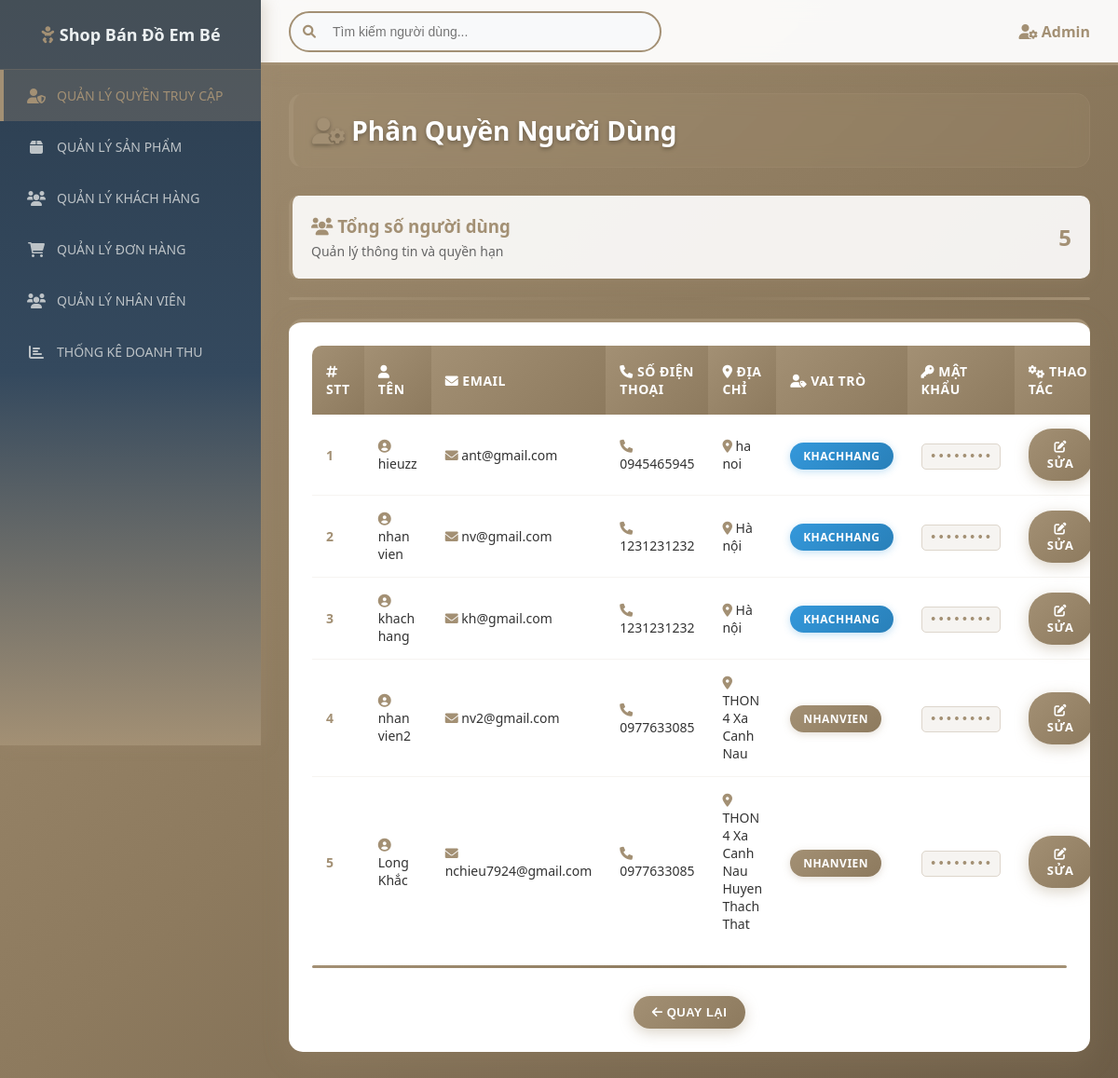
The page /Frontend_web/phanquyen.php on the database as committed earlier.
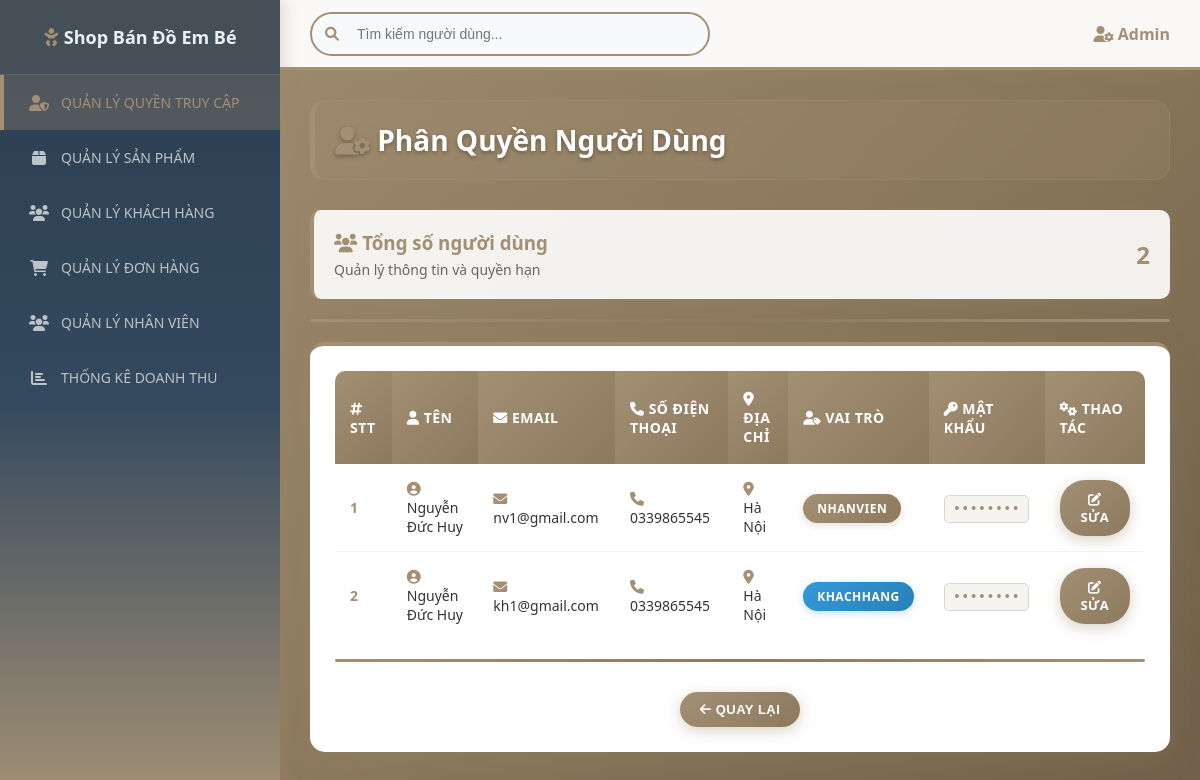
The same page on the database as committed later.
### tables this page shows
CREATE TABLE `users` (
  `id` int(11) NOT NULL,
  `name` varchar(100) NOT NULL,
  `phone` varchar(10) NOT NULL,
  `email` varchar(100) NOT NULL,
  `address` varchar(255) NOT NULL,
  `password` varchar(255) NOT NULL,
  `role` enum('admin','khachhang','nhanvien') NOT NULL DEFAULT 'khachhang',
  `created_at` timestamp NOT NULL DEFAULT current_timestamp()
);

### Frontend_web/phanquyen.php (the view, shortened to what the changed rows need)
<?php
$conn = new mysqli('127.0.0.1', 'root', '', 'newborn_shop1');
$sql = "SELECT * FROM users WHERE role IN ('nhanvien', 'khachhang')";
$result = $conn->query($sql);
?>
<!DOCTYPE html>
<html lang="vi">
<head>
    <link href="https://cdnjs.cloudflare.com/ajax/libs/font-awesome/6.0.0/css/all.min.css" rel="stylesheet">
</head>
<body>
    <div id="menu" class="sidebar">
        <h2><i class="fas fa-baby icon-primary"></i> Shop Bán Đồ Em Bé</h2>
    </div>
    <div class="content">
        <h2 class="page-title">
            <i class="fas fa-user-cog icon-primary"></i> Phân Quyền Người Dùng
        </h2>
        <div class="stats-card">
            <div style="display: flex; align-items: center; justify-content: space-between;">
                <div>
                    <h3 style="color: #a39074; margin-bottom: 5px;">
                    </h3>
                    <p style="color: #666; font-size: 14px;">Quản lý thông tin và quyền hạn</p>
                </div>
                <div style="font-size: 24px; font-weight: bold; color: #a39074;">
                    <?php echo $result->num_rows; ?>
                </div>
            </div>
        </div>
        <div class="table-container hover-card">
            <table>
                <thead>
                    <tr>
                        <th><i class="fas fa-hashtag"></i> STT</th>
                        <th><i class="fas fa-user"></i> Tên</th>
                        <th><i class="fas fa-envelope"></i> Email</th>
                        <th><i class="fas fa-phone"></i> Số điện thoại</th>
                        <th><i class="fas fa-map-marker-alt"></i> Địa chỉ</th>
                        <th><i class="fas fa-user-tag"></i> Vai trò</th>
                        <th><i class="fas fa-key"></i> Mật khẩu</th>
                        <th><i class="fas fa-cogs"></i> Thao tác</th>
                    </tr>
                </thead>
                <tbody>
                    <?php
                    if ($result->num_rows > 0) {
                        $stt = 1;
                        while ($row = $result->fetch_assoc()) {
                            $roleClass = $row['role'] == 'nhanvien' ? 'status-nhanvien' : 'status-khachhang';
                            echo "<tr>";
                            echo "<td><strong style='color: #a39074;'>" . $stt++ . "</strong></td>";
                            echo "<td><i class='fas fa-user-circle icon-primary'></i> " . htmlspecialchars($row['name']) . "</td>";
                            echo "<td><i class='fas fa-envelope icon-primary'></i> " . htmlspecialchars($row['email']) . "</td>";
                            echo "<td><i class='fas fa-phone icon-primary'></i> " . htmlspecialchars($row['phone']) . "</td>";
                            echo "<td><i class='fas fa-map-marker-alt icon-primary'></i> " . htmlspecialchars($row['address']) . "</td>";
                            echo "<td><span class='status-badge $roleClass'>" . ucfirst($row['role']) . "</span></td>";
                            echo "<td><span style='font-family: monospace; background: rgba(163, 144, 116, 0.1); color: #a39074; padding: 5px 8px; border-radius: 5px; border: 1px solid rgba(163, 144, 116, 0.3);'>••••••••</span></td>";
                            echo "<td>
                                <a href='../Backend_thongtinnguoidung/edit_user.php?id=" . $row['id'] . "' class='btn btn-primary'>
                                    <i class='fas fa-edit'></i> Sửa
                                </a>
                            </td>";
                            echo "</tr>";
                        }
                    } else {
                        echo "<tr><td colspan='8' style='text-align: center; padding: 40px; color: #a39074;'>
                            <i class='fas fa-users' style='font-size: 48px; margin-bottom: 15px; display: block; color: #a39074;'></i>
                            <strong>Chưa có nhân viên nào</strong>
                        </td></tr>";
                    }
                    ?>
                </tbody>
            </table>
        </div>
    </div>
</body>
</html>

Rows that differ between the two databases and show on the page:
removed users: name "hieuzz", email "ant@gmail.com", phone "0945465945", address "ha noi", role "KHACHHANG"
removed users: name "nhan vien", email "nv@gmail.com", phone "1231231232", address "Hà nội", role "KHACHHANG"
removed users: name "khach hang", email "kh@gmail.com", phone "1231231232", address "Hà nội", role "KHACHHANG"
removed users: name "nhan vien2", email "nv2@gmail.com", phone "0977633085", address "THON 4 Xa Canh Nau", role "NHANVIEN"
removed users: name "Long Khắc", email "nchieu7924@gmail.com", phone "0977633085", address "THON 4 Xa Canh Nau Huyen Thach That", role "NHANVIEN"
added users: name "Nguyễn Đức Huy", email "nv1@gmail.com", phone "0339865545", address "Hà Nội", role "NHANVIEN"
added users: name "Nguyễn Đức Huy", email "kh1@gmail.com", phone "0339865545", address "Hà Nội", role "KHACHHANG"
Other text that changed with them:
$result->num_rows: "5" → "2"
